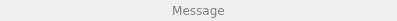
<?xml version="1.0" encoding="UTF-8"?>
<ui version="4.0">
 <class>TextChatStatusMessage</class>
 <widget class="QWidget" name="TextChatStatusMessage">
  <property name="geometry">
   <rect>
    <x>0</x>
    <y>0</y>
    <width>397</width>
    <height>21</height>
   </rect>
  </property>
  <property name="sizePolicy">
   <sizepolicy hsizetype="Preferred" vsizetype="Expanding">
    <horstretch>0</horstretch>
    <verstretch>0</verstretch>
   </sizepolicy>
  </property>
  <layout class="QVBoxLayout" name="verticalLayout">
   <property name="leftMargin">
    <number>0</number>
   </property>
   <property name="topMargin">
    <number>0</number>
   </property>
   <property name="rightMargin">
    <number>0</number>
   </property>
   <property name="bottomMargin">
    <number>0</number>
   </property>
   <item>
    <widget class="QLabel" name="label_message">
     <property name="sizePolicy">
      <sizepolicy hsizetype="Expanding" vsizetype="Expanding">
       <horstretch>0</horstretch>
       <verstretch>0</verstretch>
      </sizepolicy>
     </property>
     <property name="styleSheet">
      <string notr="true">#label_message {
color: gray;
font-family: Verdana;
padding: 3px 0px 3px 0px;
}</string>
     </property>
     <property name="text">
      <string notr="true">Message</string>
     </property>
     <property name="alignment">
      <set>Qt::AlignCenter</set>
     </property>
     <property name="wordWrap">
      <bool>true</bool>
     </property>
     <property name="openExternalLinks">
      <bool>true</bool>
     </property>
     <property name="textInteractionFlags">
      <set>Qt::LinksAccessibleByMouse|Qt::TextSelectableByMouse</set>
     </property>
    </widget>
   </item>
  </layout>
 </widget>
 <resources/>
 <connections/>
</ui>
